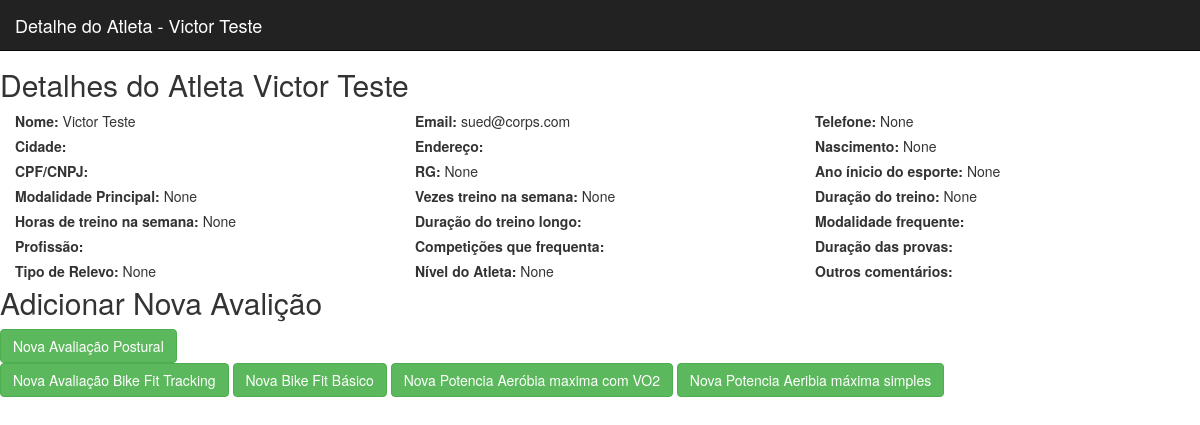
The app's page /detalhe-atleta/2/ with its own data.
### cadastros/models.py (models this page shows, shortened)
class PerfilAtleta(models.Model):
    create = models.DateTimeField(auto_now_add=True)
    update = models.DateTimeField(auto_now=True)
    nome = models.CharField('Nome', max_length=255)
    email = models.EmailField('Email', max_length=30)
    telefone = models.IntegerField('Telefone', null=True, blank=True)
    cidade = models.CharField('Cidade', max_length=50, null=True, blank=True)
    endereco = models.CharField('Endereço', max_length=50, null=True, blank=True)
    data_nascimento = models.DateField('Nascimento', null=True, blank=True)
    cpf_cnpj = models.CharField('CPF/CNPJ', max_length=14, null=True, blank=True)
    rg = models.IntegerField('RG', null=True, blank=True)
    ano_ini_esporte = models.IntegerField('Ano início do esporte', null=True, blank=True)
    modalidade_principal = models.CharField('Modalidade Principal', max_length=18, choices=MODALIDADE_PRINCIPAL, null=True, blank=True)
    vezes_treina = models.IntegerField('Vezes treino na semana', null=True, blank=True) #mudar para choices
    duracao_treino = models.IntegerField('Duração média dos treinos', null=True, blank=True) #mudar para choiices em meia em meira hora
    horas_trein_semana = models.IntegerField('Horas de treino na semana', null=True, blank=True)
    duracao_treino_longo = models.CharField('Duração do treino mais longo', max_length=50, null=True, blank=True)
    modalidade_frequente = models.CharField('Modalidade frequente', max_length=50, null=True, blank=True)
    profissao = models.CharField('Profissão', max_length=50, null=True, blank=True)
    competicoes_frequenta = models.CharField('Competições que frequenta', max_length=50, null=True, blank=True)
    duracao_provas = models.CharField('Duração das provas', max_length=50, null=True, blank=True)
    tipo_de_relevo = models.CharField('Tipo de relevo', max_length=50, choices=TIPO_RELEVO, null=True, blank=True)
    nivel_atleta = models.CharField('Nível do atleta', max_length=50, choices=NIVEL_ATLETA, null=True, blank=True)
    outros = models.CharField('Outros comentários', max_length=50, null=True, blank=True)

### cadastros/views.py (the view)
# urls.py: url(r'^detalhe-atleta/(?P<pk>[-\w]+)/$', AtletaDetailView.as_view(), name='detalhe-atleta'),
class AtletaDetailView(DetailView):
    model = PerfilAtleta
    template_name = 'detalhe-atleta.html'

### cadastros/templates/detalhe-atleta.html (shortened to what this page needs)
{% extends 'base.html' %}
{% load bootstrap3 %}
{% block menuAtual %}Detalhe do Atleta - {{ object.nome }}{% endblock menuAtual %}
{% block content %}
<h2>Detalhes do Atleta {{ object.nome }}</h2>
		<div class="col-md-4" style="text-align: left;"><label> Nome:</label> {{ object.nome }}</div>
		<div class="col-md-4" style="text-align: left;"><label> Email:</label> {{ object.email }}</div>
		<div class="col-md-4" style="text-align: left;"><label> Telefone:</label> {{ object.telefone }}</div>
		<div class="col-md-4" style="text-align: left;"><label> Cidade:</label> {{ object.cidade }}</div>
		<div class="col-md-4" style="text-align: left;"><label> Endereço:</label> {{ object.endereco }}</div>
		<div class="col-md-4" style="text-align: left;"><label> Nascimento:</label> {{ object.data_nascimento }}</div>
		<div class="col-md-4" style="text-align: left;"><label> CPF/CNPJ:</label> {{ object.cpf_cnpj }}</div>
		<div class="col-md-4" style="text-align: left;"><label> RG:</label> {{ object.rg }}</div>
		<div class="col-md-4" style="text-align: left;"><label> Ano ínicio do esporte:</label> {{ object.ano_ini_esporte }}</div>
		<div class="col-md-4" style="text-align: left;"><label> Modalidade Principal:</label> {{ object.modalidade_principal }}</div>
		<div class="col-md-4" style="text-align: left;"><label> Vezes treino na semana:</label> {{ object.vezes_treina }}</div>
		<div class="col-md-4" style="text-align: left;"><label> Duração do treino:</label> {{ object.duracao_treino }}</div>
		<div class="col-md-4" style="text-align: left;"><label> Horas de treino na semana:</label> {{ object.horas_trein_semana }}</div>
		<div class="col-md-4" style="text-align: left;"><label> Duração do treino longo:</label> {{ object.duracao_treino_longo }}</div>
		<div class="col-md-4" style="text-align: left;"><label> Modalidade frequente:</label>  {{ object.modalidade_frequente }}</div>
		<div class="col-md-4" style="text-align: left;"><label> Profissão:</label>  {{ object.profissao }}</div>
		<div class="col-md-4" style="text-align: left;"><label> Competições que frequenta:</label></div>
		<div class="col-md-4" style="text-align: left;"><label> Duração das provas:</label> {{ object.duracao_provas }}</div>
		<div class="col-md-4" style="text-align: left;"><label> Tipo de Relevo:</label> {{ object.tipo_de_relevo }}</div>
		<div class="col-md-4" style="text-align: left;"><label> Nível do Atleta:</label> {{ object.nivel_atleta }}</div>
		<div class="col-md-4" style="text-align: left;"><label> Outros comentários:</label> {{ object.outros }}</div>
	<h2>Adicionar Nova Avalição</h2>
			{% buttons %}
				<form>
			<button type="submit" class="btn btn-success" formaction="/novo-postural/{{ object.id }}">
				{% bootstrap_icon "plus" %}Nova Avaliação Postural
			</button>
				</form>
			<button type="submit" class="btn btn-success">
				{% bootstrap_icon "plus" %}Nova Avaliação Bike Fit Tracking
			</button>
			<button type="submit" class="btn btn-success">
				{% bootstrap_icon "plus" %}Nova Bike Fit Básico
			</button>
			<button type="submit" class="btn btn-success">
				{% bootstrap_icon "plus" %}Nova Potencia Aeróbia maxima com VO2
			</button>
			<button type="submit" class="btn btn-success">
				{% bootstrap_icon "plus" %}Nova Potencia Aeribia máxima simples
			</button>
			{% endbuttons %}
{% endblock content %}

### records on screen
PerfilAtleta: nome "Victor Teste", email "sued@corps.com", telefone "None", data_nascimento "None", rg "None", ano_ini_esporte "None", modalidade_principal "None", vezes_treina "None", duracao_treino "None", horas_trein_semana "None", tipo_de_relevo "None", nivel_atleta "None"
